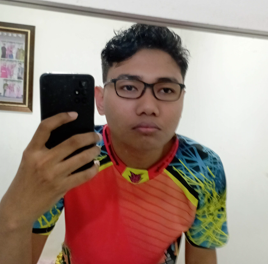
#> input picture Projek PCD/Sakha.png, 268 x 264 px, found by its file name
$ python BER.py
#> lines starting #> are read from the running program, lines starting #| are printed output that depends on the picture; long printed decimals are rounded
import cv2
import numpy as np
def calculate_ber(img1, img2):


  """

  Fungsi untuk menghitung BER antara dua citra grayscale.

  Args:

    img1: Citra referensi.

    img2: Citra yang terdistorsi.


  Returns:

    Nilai BER.

  """
  # Pastikan kedua citra memiliki ukuran yang sama

  if img1.shape != img2.shape:

    raise ValueError("Kedua citra harus memiliki ukuran yang sama")
  # Ubah citra menjadi array 1D

  img1_flat = img1.flatten()

  img2_flat = img2.flatten()
  # Hitung jumlah bit yang berbeda
  num_diff_bits = np.sum(np.bitwise_xor(img1_flat, img2_flat))
  # Hitung total jumlah bit
  total_bits = img1_flat.size * 8  # Asumsikan 8 bit per pixel
  # Hitung BER
  ber = num_diff_bits / total_bits
  return ber

# Contoh penggunaan

img1 = cv2.imread('Sakha.png', cv2.IMREAD_GRAYSCALE)
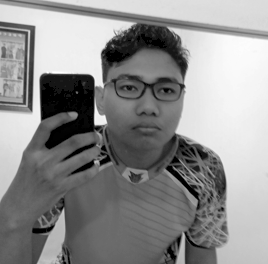
#> img1: shape (264, 268); min 0, max 255, mean 142.4

img2 = cv2.imread('Sakha.png', cv2.IMREAD_GRAYSCALE)

ksize = (10, 10)
img2 = cv2.blur(img2, ksize)
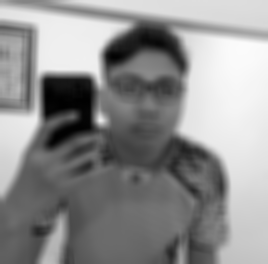
#> img2: shape (264, 268); min 0, max 251, mean 142.4

ber = calculate_ber(img1, img2)
#> in calculate_ber, `num_diff_bits = np.sum(np.bitwise_xor(img1_flat, img2_flat))`: num_diff_bits = 2379202
#> in calculate_ber, `ber = num_diff_bits / total_bits`: ber = 4.2
#> ber = 4.2

print("Bit Error Rate:", ber)
#| Bit Error Rate: 4.203

$ run again, with Projek PCD/Ardian.jpg saved as Projek PCD/Sakha.png
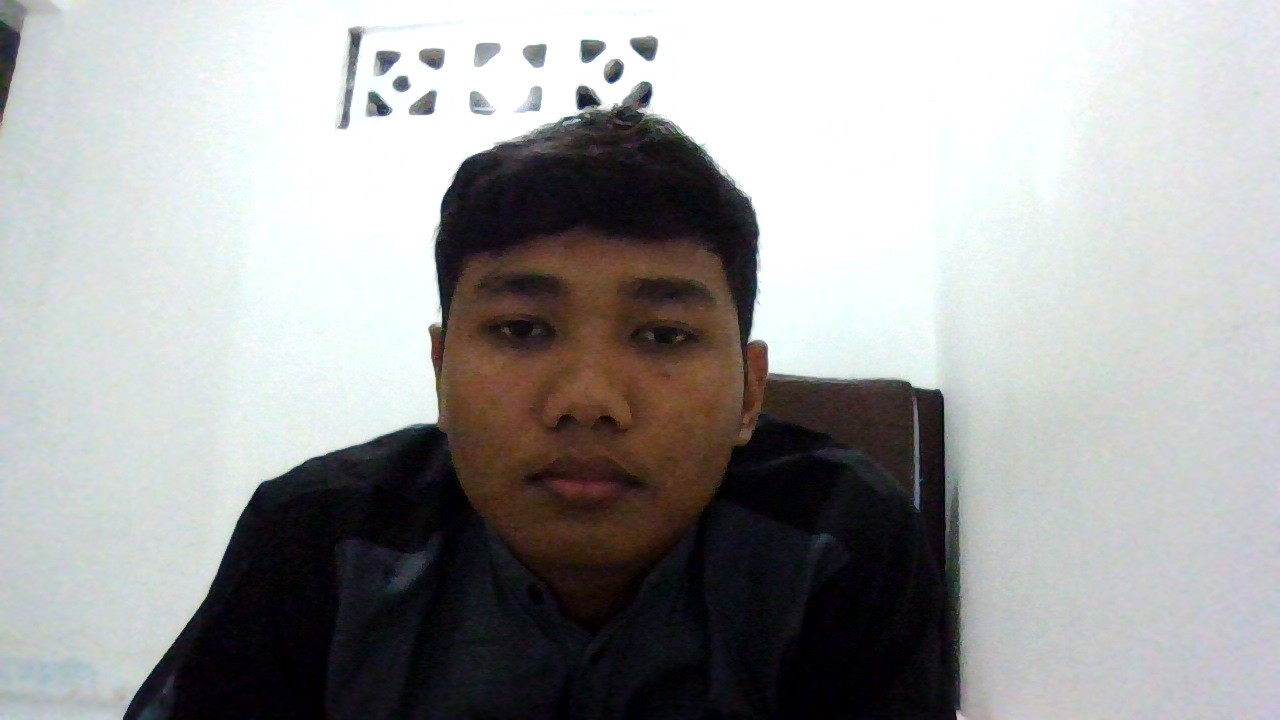
#> input picture Projek PCD/Ardian.jpg, 1280 x 720 px, found by its file name
#> `img1 = cv2.imread('Sakha.png', cv2.IMREAD_GRAYSCALE)`:
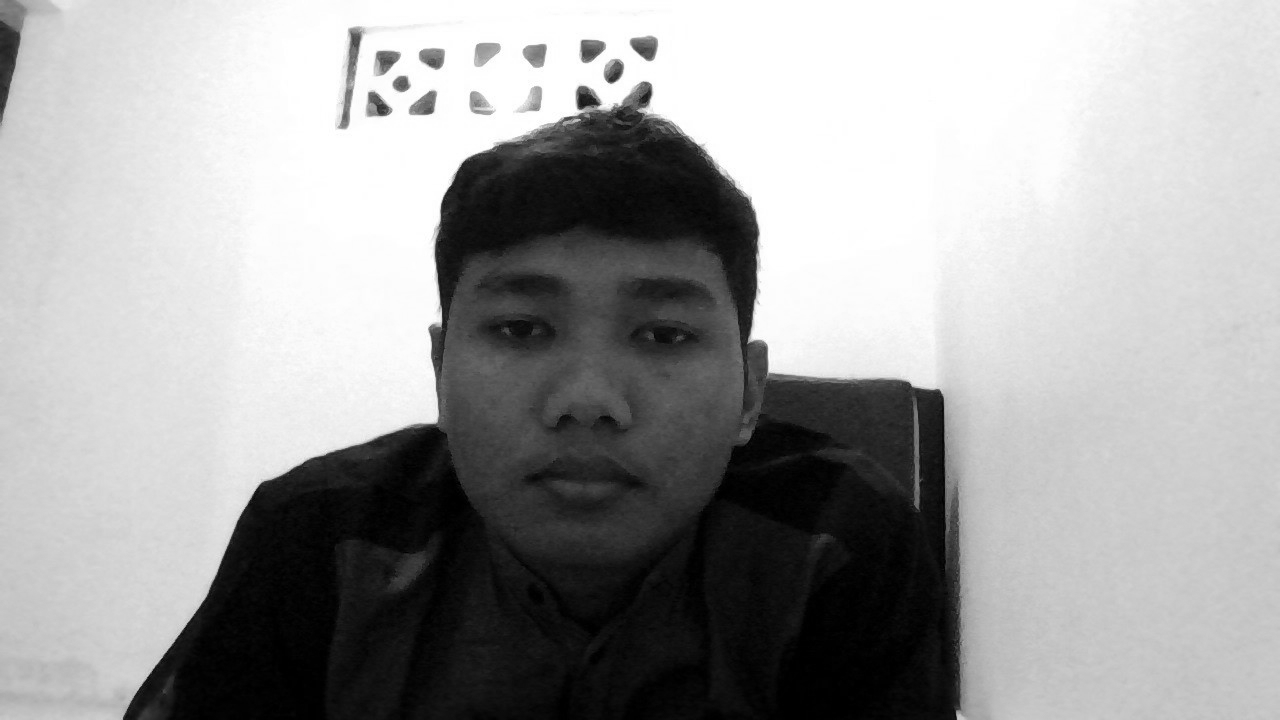
#> img1: shape (720, 1280); min 0, max 255, mean 159
#> num_diff_bits = 7578999
#> in calculate_ber, `ber = num_diff_bits / total_bits`: ber = 1.03
#| Bit Error Rate: 1.028
